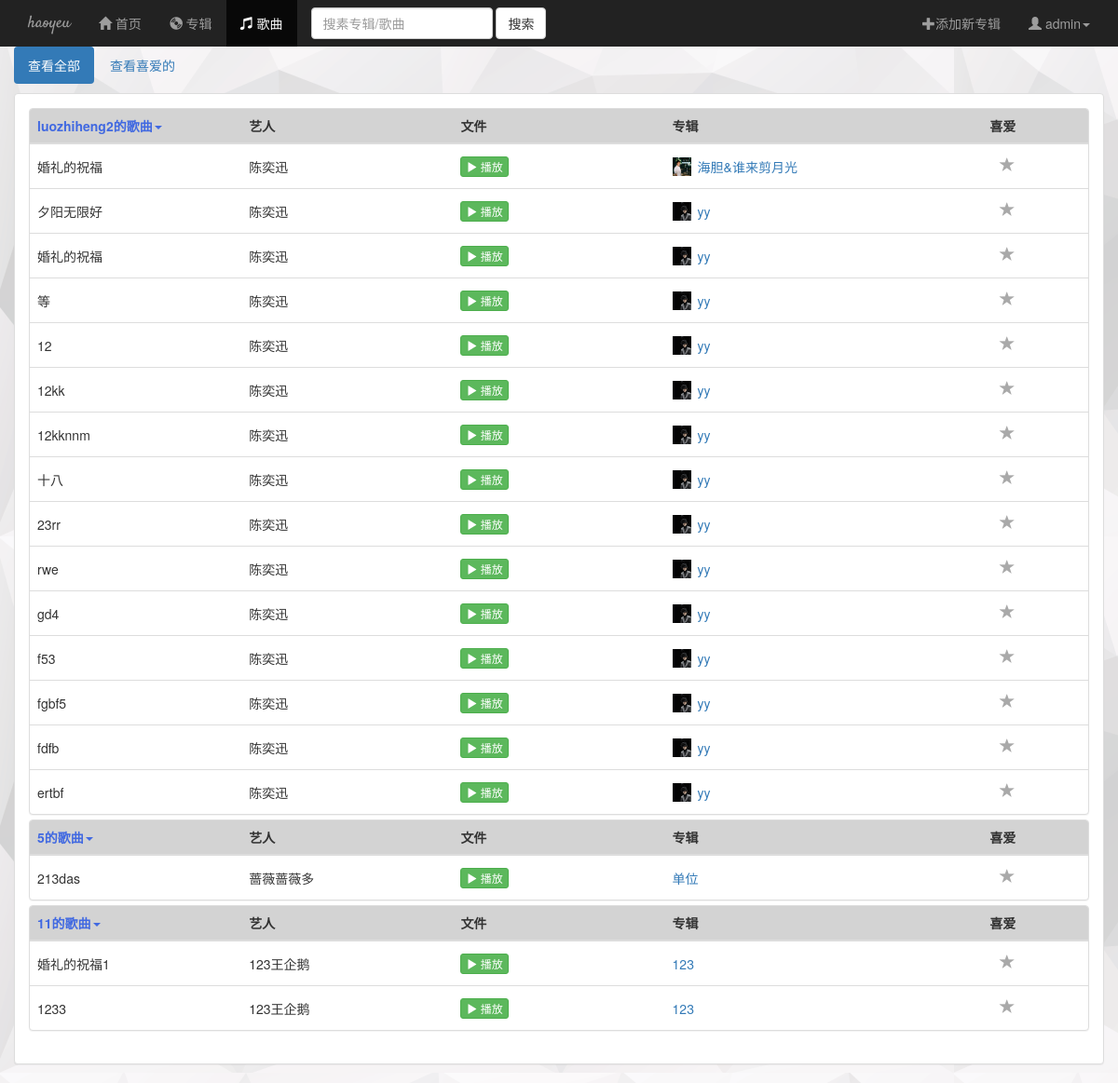
Page /music/songs/all/ (signed in) on the committed database.
### music/models.py (models this page shows, shortened)
class Song(models.Model):
    album = models.ForeignKey(Album, on_delete=models.CASCADE)
    song_title = models.CharField(max_length=100)
    audio_file = models.FileField(null=True, blank=True)

class Album(models.Model):
    user = models.ForeignKey(User, on_delete=models.CASCADE)
    artist = models.CharField(max_length=100)
    album_title = models.CharField(max_length=100)
    genre = models.TextField(max_length=2000, blank=True, null=True)
    album_logo = models.FileField(null=True, blank=True)
    album_backpic = models.FileField(null=True, blank=True)

### music/views.py (the view, shortened to what this page needs)
# urls.py: url(r'^songs/(?P<filter_by>[a-zA-Z]+)/$', views.songs, name='songs'),
def songs(request, filter_by):  # TODO 修改修改
    if not request.user.is_authenticated:
        return render(request, 'music/login.html')
    else:
        page_template = 'music/songs_page.html'
        template = 'music/songs.html'
        id_songs_favorite = []
        try:
            favorite_list = request.user.favorite.filter(name=init_list_name)
            if len(favorite_list) == 0:
                favorite_list = FavoriteList(name=init_list_name, user=request.user)
                favorite_list.save()
                favorite_list = request.user.favorite.filter(name=init_list_name)
            favorite_list = favorite_list.get()
            id_songs_favorite = [song.id for song in favorite_list.songs_favorite.all()]
            user_song_list = []
            query = request.GET.get('q')
            user_list = User.objects.all()
            for user in user_list:
                if request.user.username != user.username:  # 除去自己的传檄
                    if query is None:  # 用户没用搜索
                        songs_list = Song.objects.filter(Q(album__user__username=user.username))
                    else:  # 用户搜索
                        songs_list = Song.objects.filter(Q(album__user__username=user.username), (
                                Q(song_title__contains=query) | Q(album__album_title__contains=query))
                                                         )
                    if songs_list:  # 用户有歌曲才添加
                        user_song_list.append((user, songs_list))
        except Album.DoesNotExist:
            user_song_list = []
        context = {'user_song_list': user_song_list, 'filter_by': filter_by,
                   'id_songs_favorite': id_songs_favorite,
                   'page_template': page_template}
        if request.is_ajax():
            template = page_template
        return render(request, template, context)

### templates/music/songs.html (shortened to what this page needs)
{% extends 'music/base.html' %}
{% block songs_active %}active{% endblock %}
{% block body %}
    <div class="container-fluid songs-container">
        <div class="row">
            <div class="col-sm-12">
                <ul class="nav nav-pills" style="margin-bottom: 10px">
                    <li role="presentation" class={% if filter_by == 'all' %}active{% endif %}><a
                            href="{% url 'music:songs' filter_by='all' %}">查看全部</a></li>
                    <li role="presentation" class={% if filter_by == 'favorite' %}active{% endif %}><a
                            href="{% url 'music:songs' filter_by='favorite' %}">查看喜爱的</a></li>
                </ul>
            </div>
        </div>
        <div class="row">
            <div class="col-sm-12">
                <div class="panel panel-default">
                    <div class="panel-body">
                        <div class="panel-group">
                            {% include page_template %}
                        </div>
                    </div>
                </div>
            </div>
        </div>
    </div>
{% endblock %}

### templates/music/base.html (shortened to what this page needs)
<!DOCTYPE html>
<html lang="en">
<head>
    {% load staticfiles %}
    <link rel="stylesheet" type="text/css" href="{% static 'bootstrap-3.3.7-dist/css/bootstrap.css' %}">
    <link rel="stylesheet" type="text/css" href="{% static 'style.css' %}">
</head>
<body id="music">
<nav class="navbabr navbar-inverse">
    <div class="container-fluid">
        <div class="navbar-header">
            <a href="/" class="navbar-brand ">haoyeu</a>
        </div>
        <div class="collapse navbar-collapse" id="mainNavBar">
            <ul class="nav navbar-nav">
                <li class="{% block index_active %}{% endblock %}"><a href="{% url 'music:index' %}"><span
                        class="glyphicon glyphicon-home"
                        aria-hidden="true"></span>&nbsp;首页</a>
                </li>
                <li class="{% block albums_active %}{% endblock %}"><a
                        href="{% url 'music:albums' filter_by='all' %}"><span
                        class="glyphicon glyphicon-cd"
                        aria-hidden="true"></span>&nbsp;专辑</a>
                </li>
                <li class="{% block songs_active %}{% endblock %}"><a
                        href="{% url 'music:songs' filter_by='all' %}"><span class="glyphicon glyphicon-music"
                                                                             aria-hidden="true"></span>&nbsp;歌曲</a>
                </li>
            </ul>
            <form class=" navbar-form navbar-left" role="search" method="get" action="">
                <div class="form-group">
                    <input type="text" class="form-control" name="q" value=""
                           placeholder="{% block search_palce_holder %}搜素专辑/歌曲{% endblock %}">
                </div>
                <button type="submit" class="btn btn-default">搜索</button>
            </form>
            <ul class="nav navbar-nav navbar-right">
                <li><a href="{% url 'music:album-add' %}"><span class="glyphicon glyphicon-plus"></span>添加新专辑</a></li>
                <li class="dropdown"><a class="dropdown-toggle" data-toggle="dropdown" href="#"><span
                        class="glyphicon glyphicon-user "></span>&nbsp;{{ user.username }}<span
                        class="caret"></span></a>
                </li>
            </ul>
        </div>
    </div>
</nav>
{% block body %}{% endblock %}
</body>
</html>

### templates/music/songs_page.html (shortened to what this page needs)
{% load el_pagination_tags %}
{% for key,songs in user_song_list %}
    <div class="panel panel-default">
        <table id="{{ key }}" class="table"  >
            <thead>
                <tr  style="background-color: lightgray;">
                    <th width="20%" role="button" style="color: royalblue" >
                        {{ key }}的歌曲<span  class="caret"></span>
                    </th>
                    <th> 艺人</th>
                    <th>文件</th>
                    <th width="20%">专辑</th>
                    <th>喜爱</th>
                </tr>
            </thead>
            <tbody>
                    {% for song in songs %}
                        <tr>
                            <td width="20%">{{ song.song_title }}</td>
                            <td width="20%">{{ song.album.artist }}</td>
                            <td width="20%">
                                <a target="_blank" href="{{ song.audio_file.url }}">
                                    <button type="button" class="btn btn-success btn-xs">
                                        <span class="glyphicon glyphicon-play"></span>&nbsp;播放
                                    </button>
                                </a>
                            </td>
                            <td width="30%" >
                                <a  href="{% url 'music:detail' song.album.id %}"><img
                                        src="{% if song.album.album_logo %}{{ song.album.album_logo.url }}{% endif %}"
                                        class="img-responsive"
                                        style="width: 20px;float: left;margin-right: 7px"/></a>
                                <a href="{% url 'music:detail' song.album.id %}">{{ song.album.album_title }}</a>
                            </td>
                            <td>
                                <a href="{% url 'music:favorite' song_id=song.id %}" class="btn btn-sm btn-favorite">
                                    <span class="glyphicon glyphicon-star
                                    ">
                                    </span>
                                </a>
                            </td>
                        </tr>
                    {% endfor %}
            </tbody>
        </table>
    </div>
{% endfor %}

### music/static/style.css (style rules this page uses)
#music { background: white url("img/background.png"); }
.navbar-brand { font-family: Satisfy-Regular, cursive; }
.glyphicon-star { color: darkgray; font-size: 16px; }

### rows in the picture
Song: song_title "婚礼的祝福", album.artist "陈奕迅", album.album_logo (picture), album.album_title "海胆&谁来剪月光"
Song: song_title "夕阳无限好", album.artist "陈奕迅", album.album_logo (picture), album.album_title "yy"
Song: song_title "婚礼的祝福", album.artist "陈奕迅", album.album_logo (picture), album.album_title "yy"
Song: song_title "等", album.artist "陈奕迅", album.album_logo (picture), album.album_title "yy"
Song: song_title "12", album.artist "陈奕迅", album.album_logo (picture), album.album_title "yy"
Song: song_title "12kk", album.artist "陈奕迅", album.album_logo (picture), album.album_title "yy"
Song: song_title "12kknnm", album.artist "陈奕迅", album.album_logo (picture), album.album_title "yy"
Song: song_title "十八", album.artist "陈奕迅", album.album_logo (picture), album.album_title "yy"
Song: song_title "23rr", album.artist "陈奕迅", album.album_logo (picture), album.album_title "yy"
Song: song_title "rwe", album.artist "陈奕迅", album.album_logo (picture), album.album_title "yy"
Song: song_title "gd4", album.artist "陈奕迅", album.album_logo (picture), album.album_title "yy"
Song: song_title "f53", album.artist "陈奕迅", album.album_logo (picture), album.album_title "yy"
Song: song_title "fgbf5", album.artist "陈奕迅", album.album_logo (picture), album.album_title "yy"
Song: song_title "fdfb", album.artist "陈奕迅", album.album_logo (picture), album.album_title "yy"
Song: song_title "ertbf", album.artist "陈奕迅", album.album_logo (picture), album.album_title "yy"
Song: song_title "213das", album.artist "蔷薇蔷薇多", album.album_title "单位"
Song: song_title "婚礼的祝福1", album.artist "123王企鹅", album.album_title "123"
Song: song_title "1233", album.artist "123王企鹅", album.album_title "123"

### other values in the picture
{{ user.username }} "admin"
{{ key }} "luozhiheng2"
{{ key }} "5"
{{ key }} "11"
